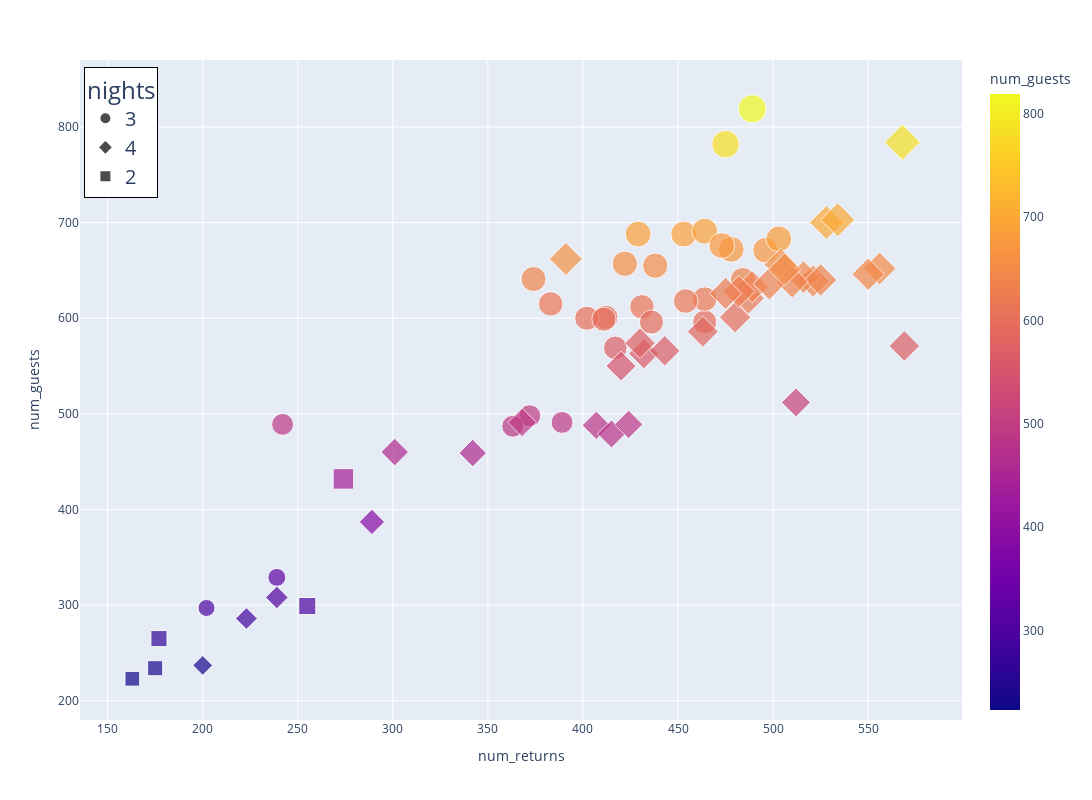

The code cell stored with this chart in its notebook:
### Code cell
kmeans = KMeans(n_clusters=3)
kmeans.fit(df.iloc[:,2:-1])

fig = px.scatter(df, x = 'num_returns', y = 'num_guests', size='num_guests', hover_data=['nights', 'actively_happy_perc'],
                 symbol = 'nights', color = 'num_guests', width=1900, height=800, trendline_color_override='black')
fig.update_layout(legend=dict(
    yanchor="top",
    y=0.99,
    xanchor="left",
    x=0.005,
    font = dict(size = 20),
    bordercolor="Black",
    borderwidth=1
))
fig.show()

### Figure 1 — Plotly figure (JSON) as saved in the notebook; plotly's stock layout.template omitted (floating-point values rounded to 4 significant figures)
{"data": [{"customdata": [[3, 0.75], [3, 0.79], [3, 0.76], [3, 0.77], [3, 0.78], [3, 0.85], [3, 0.82], [3, 0.85], [3, 0.76], [3, 0.78], [3, 0.79], [3, 0.84], [3, 0.86], [3, 0.94], [3, 0.89], [3, 0.95], [3, 0.87], [3, 0.87], [3, 0.88], [3, 0.91], [3, 0.87], [3, 0.85], [3, 0.88], [3, 0.89], [3, 0.94], [3, 0.92], [3, 0.82], [3, 0.83], [3, 88.7]], "hovertemplate": "nights=%{customdata[0]}<br>num_returns=%{x}<br>num_guests=%{marker.color}<br>actively_happy_perc=%{customdata[1]}<extra></extra>", "legendgroup": "3", "marker": {"color": [297, 329, 489, 612, 498, 487, 491, 596, 569, 601, 596, 615, 620, 688, 641, 688, 640, 819, 691, 782, 672, 676, 671, 683, 655, 600, 618, 657, 599], "coloraxis": "coloraxis", "size": [297, 329, 489, 612, 498, 487, 491, 596, 569, 601, 596, 615, 620, 688, 641, 688, 640, 819, 691, 782, 672, 676, 671, 683, 655, 600, 618, 657, 599], "sizemode": "area", "sizeref": 2.047, "symbol": "circle"}, "mode": "markers", "name": "3", "orientation": "v", "showlegend": true, "type": "scatter", "x": [202, 239, 242, 431, 372, 363, 389, 464, 417, 412, 436, 383, 464, 429, 374, 453, 484, 489, 464, 475, 478, 473, 496, 503, 438, 402, 454, 422, 411], "xaxis": "x", "y": [297, 329, 489, 612, 498, 487, 491, 596, 569, 601, 596, 615, 620, 688, 641, 688, 640, 819, 691, 782, 672, 676, 671, 683, 655, 600, 618, 657, 599], "yaxis": "y"}, {"customdata": [[4, 0.84], [4, 0.89], [4, 0.84], [4, 0.83], [4, 0.73], [4, 0.74], [4, 0.71], [4, 0.84], [4, 0.82], [4, 0.83], [4, 0.79], [4, 0.72], [4, 0.75], [4, 0.89], [4, 0.9], [4, 0.8], [4, 0.84], [4, 0.9], [4, 0.87], [4, 0.85], [4, 0.8], [4, 0.84], [4, 0.88], [4, 0.85], [4, 0.91], [4, 0.81], [4, 0.83], [4, 0.86], [4, 0.84], [4, 0.84], [4, 0.87], [4, 0.84], [4, 0.81], [4, 89.34], [4, 95.3]], "hovertemplate": "nights=%{customdata[0]}<br>num_returns=%{x}<br>num_guests=%{marker.color}<br>actively_happy_perc=%{customdata[1]}<extra></extra>", "legendgroup": "4", "marker": {"color": [286, 237, 459, 460, 488, 512, 586, 479, 489, 563, 571, 566, 550, 700, 703, 601, 639, 621, 643, 633, 640, 656, 784, 652, 646, 638, 636, 651, 628, 626, 662, 491, 308, 387, 574], "coloraxis": "coloraxis", "size": [286, 237, 459, 460, 488, 512, 586, 479, 489, 563, 571, 566, 550, 700, 703, 601, 639, 621, 643, 633, 640, 656, 784, 652, 646, 638, 636, 651, 628, 626, 662, 491, 308, 387, 574], "sizemode": "area", "sizeref": 2.047, "symbol": "diamond"}, "mode": "markers", "name": "4", "orientation": "v", "showlegend": true, "type": "scatter", "x": [223, 200, 342, 301, 407, 512, 463, 415, 424, 432, 569, 443, 420, 528, 534, 480, 521, 487, 516, 489, 525, 504, 568, 556, 550, 510, 498, 506, 482, 475, 391, 368, 239, 289, 430], "xaxis": "x", "y": [286, 237, 459, 460, 488, 512, 586, 479, 489, 563, 571, 566, 550, 700, 703, 601, 639, 621, 643, 633, 640, 656, 784, 652, 646, 638, 636, 651, 628, 626, 662, 491, 308, 387, 574], "yaxis": "y"}, {"customdata": [[2, 0.88], [2, 0.92], [2, 0.92], [2, 0.88], [2, 0.89]], "hovertemplate": "nights=%{customdata[0]}<br>num_returns=%{x}<br>num_guests=%{marker.color}<br>actively_happy_perc=%{customdata[1]}<extra></extra>", "legendgroup": "2", "marker": {"color": [265, 299, 234, 432, 223], "coloraxis": "coloraxis", "size": [265, 299, 234, 432, 223], "sizemode": "area", "sizeref": 2.047, "symbol": "square"}, "mode": "markers", "name": "2", "orientation": "v", "showlegend": true, "type": "scatter", "x": [177, 255, 175, 274, 163], "xaxis": "x", "y": [265, 299, 234, 432, 223], "yaxis": "y"}], "layout": {"coloraxis": {"colorbar": {"title": {"text": "num_guests"}}, "colorscale": [[0, "#0d0887"], [0.1111, "#46039f"], [0.2222, "#7201a8"], [0.3333, "#9c179e"], [0.4444, "#bd3786"], [0.5556, "#d8576b"], [0.6667, "#ed7953"], [0.7778, "#fb9f3a"], [0.8889, "#fdca26"], [1, "#f0f921"]]}, "height": 800, "legend": {"bordercolor": "Black", "borderwidth": 1, "font": {"size": 20}, "itemsizing": "constant", "title": {"text": "nights"}, "tracegroupgap": 0, "x": 0.005, "xanchor": "left", "y": 0.99, "yanchor": "top"}, "margin": {"t": 60}, "width": 1900, "xaxis": {"anchor": "y", "domain": [0, 1], "title": {"text": "num_returns"}}, "yaxis": {"anchor": "x", "domain": [0, 1], "title": {"text": "num_guests"}}}}
